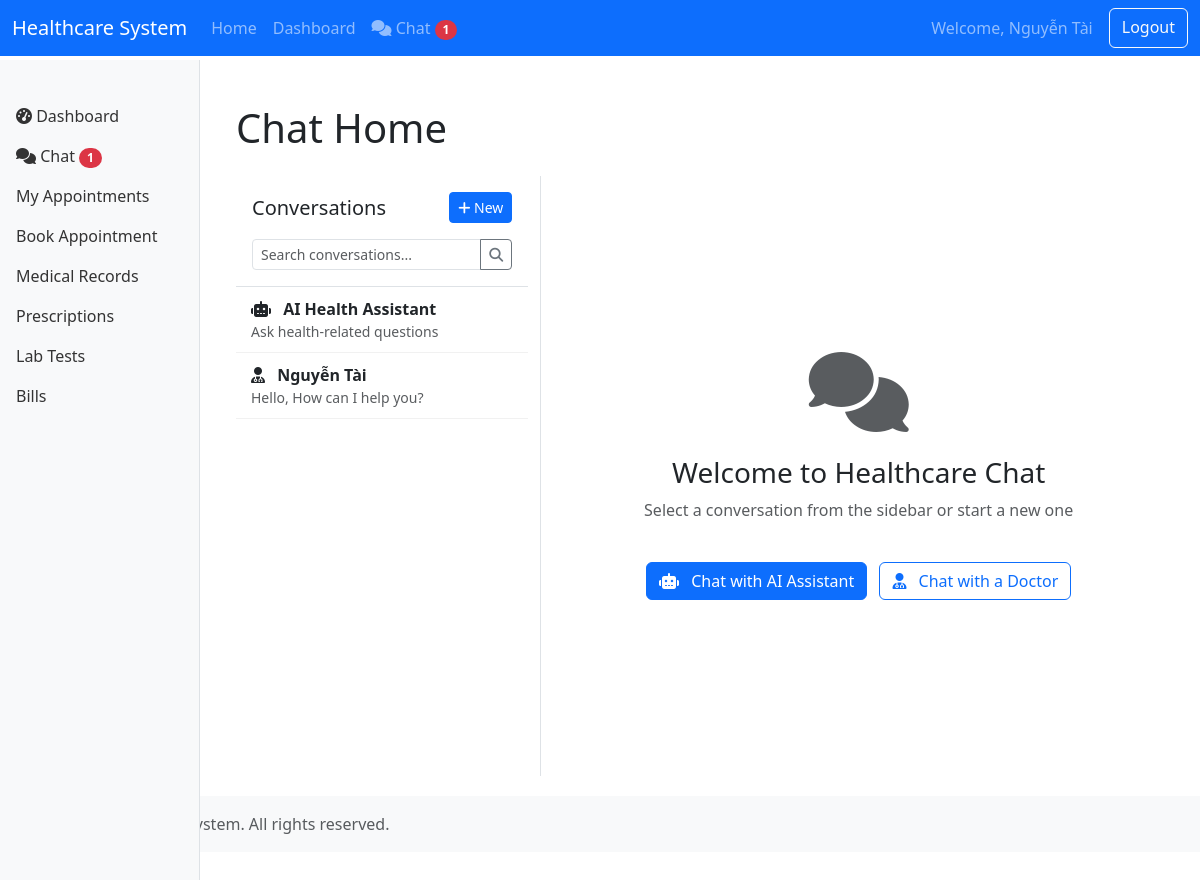
The page /chat/ (signed in) on the database its author committed.
### core/models.py (models this page shows, shortened)
class User(AbstractUser):
    USER_TYPE_CHOICES = (
        ('patient', 'Patient'),
        ('doctor', 'Doctor'),
        ('nurse', 'Nurse'),
        ('admin', 'Administrator'),
        ('pharmacist', 'Pharmacist'),
        ('insurance', 'Insurance Provider'),
        ('lab_tech', 'Lab Technician'),
    )
    user_type = models.CharField(max_length=20, choices=USER_TYPE_CHOICES)
    phone_number = models.CharField(max_length=15, blank=True, null=True)
    address = models.TextField(blank=True, null=True)
    date_of_birth = models.DateField(blank=True, null=True)

### chat/models.py (models this page shows, shortened)
class Conversation(models.Model):
    CONVERSATION_TYPES = (
        ('patient_doctor', 'Patient-Doctor'),
        ('patient_support', 'Patient-Support'),
        ('doctor_support', 'Doctor-Support'),
        ('ai_assistant', 'AI Assistant'),
    )
    title = models.CharField(max_length=100)
    created_at = models.DateTimeField(auto_now_add=True)
    updated_at = models.DateTimeField(auto_now=True)
    conversation_type = models.CharField(max_length=20, choices=CONVERSATION_TYPES)
    is_active = models.BooleanField(default=True)
    initiator = models.ForeignKey(settings.AUTH_USER_MODEL, on_delete=models.CASCADE, related_name='initiated_conversations')
    receiver = models.ForeignKey(settings.AUTH_USER_MODEL, on_delete=models.CASCADE, related_name='received_conversations', null=True, blank=True)
    def get_last_message(self):
        return self.messages.order_by('-timestamp').first()

class Message(models.Model):
    MESSAGE_TYPES = (
        ('text', 'Text'),
        ('image', 'Image'),
        ('file', 'File'),
        ('ai_response', 'AI Response'),
    )
    conversation = models.ForeignKey(Conversation, on_delete=models.CASCADE, related_name='messages')
    sender = models.ForeignKey(settings.AUTH_USER_MODEL, on_delete=models.CASCADE, related_name='sent_messages', null=True, blank=True)
    content = models.TextField()
    timestamp = models.DateTimeField(default=timezone.now)
    is_read = models.BooleanField(default=False)
    message_type = models.CharField(max_length=20, choices=MESSAGE_TYPES, default='text')
    attachment = models.FileField(upload_to='chat_attachments/', null=True, blank=True)
    class Meta:
        ordering = ['timestamp']

### chat/views.py (the view)
# urls.py: path('', views.chat_home, name='home'),
@login_required
def chat_home(request):
    user = request.user
    search_query = request.GET.get('q', '')
    conversations_query = Conversation.objects.filter(
        Q(initiator=user) | Q(receiver=user),
        is_active=True
    )
    if search_query:
        conversations_with_matching_title = conversations_query.filter(title__icontains=search_query)
        conversations_with_matching_messages = conversations_query.filter(
            messages__content__icontains=search_query
        ).distinct()
        conversations = (conversations_with_matching_title | conversations_with_matching_messages).distinct().order_by('-updated_at')
    else:
        conversations = conversations_query.order_by('-updated_at')
    ai_conversation, created = Conversation.objects.get_or_create(
        initiator=user,
        conversation_type='ai_assistant',
        defaults={
            'title': 'AI Health Assistant',
            'is_active': True
        }
    )
    context = {
        'conversations': conversations,
        'ai_conversation': ai_conversation,
        'search_query': search_query
    }
    return render(request, 'chat/home.html', context)

### chat/templates/chat/home.html (shortened to what this page needs)
{% extends 'chat/base_chat.html' %}
{% block chat_title %}Chat Home{% endblock %}
{% block chat_content %}
<div class="col-md-4 chat-sidebar">
    <div class="p-3 border-bottom">
        <div class="d-flex justify-content-between align-items-center mb-3">
            <h5 class="mb-0">Conversations</h5>
            <button class="btn btn-sm btn-primary" data-bs-toggle="modal" data-bs-target="#newConversationModal">
                <i class="fas fa-plus"></i> New
            </button>
        </div>
        <form method="get" action="{% url 'chat:home' %}" class="mt-2">
            <div class="input-group input-group-sm">
                <input type="text" class="form-control" placeholder="Search conversations..." name="q" value="{{ search_query }}">
                <button class="btn btn-outline-secondary" type="submit">
                    <i class="fas fa-search"></i>
                </button>
            </div>
        </form>
    </div>
    <ul class="chat-list">
        <li class="chat-list-item {% if ai_conversation.id == active_conversation.id %}active{% endif %}">
            <a href="{% url 'chat:conversation' ai_conversation.id %}" class="text-decoration-none text-dark d-flex justify-content-between align-items-center">
                <div>
                    <i class="fas fa-robot me-2"></i>
                    <strong>AI Health Assistant</strong>
                    <p class="text-muted mb-0 small">Ask health-related questions</p>
                </div>
            </a>
        </li>
        {% for conversation in conversations %}
            {% if conversation.id != ai_conversation.id %}
            <li class="chat-list-item {% if conversation.id == active_conversation.id %}active{% endif %}">
                <a href="{% url 'chat:conversation' conversation.id %}" class="text-decoration-none text-dark d-flex justify-content-between align-items-center">
                    <div>
                        {% if conversation.conversation_type == 'patient_doctor' %}
                            <i class="fas fa-user-md me-2"></i>
                        {% elif conversation.conversation_type == 'patient_support' or conversation.conversation_type == 'doctor_support' %}
                            <i class="fas fa-headset me-2"></i>
                        {% else %}
                            <i class="fas fa-comments me-2"></i>
                        {% endif %}
                        <strong>
                            {% if conversation.initiator == request.user %}
                                {{ conversation.receiver.get_full_name }}
                            {% else %}
                                {{ conversation.initiator.get_full_name }}
                            {% endif %}
                        </strong>
                        <p class="text-muted mb-0 small">
                            {% with last_message=conversation.get_last_message %}
                                {% if last_message %}
                                    {{ last_message.content|truncatechars:30 }}
                                {% else %}
                                    No messages yet
                                {% endif %}
                            {% endwith %}
                        </p>
                    </div>
                </a>
            </li>
            {% endif %}
        {% endfor %}
    </ul>
</div>
<div class="col-md-8 chat-main">
    <div class="d-flex flex-column justify-content-center align-items-center h-100 text-center">
        <i class="fas fa-comments fa-5x text-muted mb-4"></i>
        <h3>Welcome to Healthcare Chat</h3>
        <p class="text-muted">Select a conversation from the sidebar or start a new one</p>
        <div class="mt-4">
            <a href="{% url 'chat:conversation' ai_conversation.id %}" class="btn btn-primary me-2">
                <i class="fas fa-robot me-2"></i> Chat with AI Assistant
            </a>
            <button class="btn btn-outline-primary" data-bs-toggle="modal" data-bs-target="#newConversationModal">
                <i class="fas fa-user-md me-2"></i> Chat with a Doctor
            </button>
        </div>
    </div>
</div>
{% endblock %}

### core/templates/core/base.html (shortened to what this page needs)
<!DOCTYPE html>
<html lang="en">
<head>
    <link href="https://cdn.jsdelivr.net/npm/bootstrap@5.3.0-alpha1/dist/css/bootstrap.min.css" rel="stylesheet">
    <link rel="stylesheet" href="https://cdnjs.cloudflare.com/ajax/libs/font-awesome/6.4.0/css/all.min.css">
</head>
<body>
    <nav class="navbar navbar-expand-md navbar-dark bg-primary fixed-top">
        <div class="container-fluid">
            <a class="navbar-brand" href="{% url 'core:home' %}">Healthcare System</a>
            <div class="collapse navbar-collapse" id="navbarCollapse">
                <ul class="navbar-nav me-auto mb-2 mb-md-0">
                    <li class="nav-item">
                        <a class="nav-link" href="{% url 'core:home' %}">Home</a>
                    </li>
                    {% if user.is_authenticated %}
                    <li class="nav-item">
                        <a class="nav-link" href="{% url 'core:dashboard' %}">Dashboard</a>
                    </li>
                    <li class="nav-item">
                        <a class="nav-link" href="{% url 'chat:home' %}">
                            <i class="fas fa-comments"></i> Chat
                            <span class="badge bg-danger rounded-pill d-none" id="chatUnreadBadge">0</span>
                        </a>
                    </li>
                    {% endif %}
                </ul>
                <div class="d-flex">
                    {% if user.is_authenticated %}
                    <span class="navbar-text me-3">Welcome, {{ user.get_full_name|default:user.username }}</span>
                    <a href="{% url 'core:logout' %}" class="btn btn-outline-light">Logout</a>
                    {% else %}
                    <a href="{% url 'core:login' %}" class="btn btn-outline-light me-2">Login</a>
                    <a href="{% url 'core:register' %}" class="btn btn-light">Register</a>
                    {% endif %}
                </div>
            </div>
        </div>
    </nav>
    <div class="container-fluid">
        <div class="row">
            {% if user.is_authenticated %}
            <nav id="sidebar" class="col-md-3 col-lg-2 d-md-block sidebar collapse">
                <div class="position-sticky pt-3">
                    <ul class="nav flex-column">
                        {% block sidebar %}
                        <li class="nav-item">
                            <a class="nav-link" href="{% url 'core:dashboard' %}">
                                <i class="fas fa-tachometer-alt"></i> Dashboard
                            </a>
                        </li>
                        <li class="nav-item">
                            <a class="nav-link" href="{% url 'chat:home' %}">
                                <i class="fas fa-comments"></i> Chat
                                <span class="badge bg-danger rounded-pill d-none" id="sidebarChatUnreadBadge">0</span>
                            </a>
                        </li>
                        {% if user.user_type == 'patient' %}
                        <li class="nav-item">
                            <a class="nav-link" href="{% url 'core:patient_appointments' %}">
                                My Appointments
                            </a>
                        </li>
                        <li class="nav-item">
                            <a class="nav-link" href="{% url 'core:book_appointment' %}">
                                Book Appointment
                            </a>
                        </li>
                        <li class="nav-item">
                            <a class="nav-link" href="{% url 'core:patient_medical_records' %}">
                                Medical Records
                            </a>
                        </li>
                        <li class="nav-item">
                            <a class="nav-link" href="{% url 'core:patient_prescriptions' %}">
                                Prescriptions
                            </a>
                        </li>
                        <li class="nav-item">
                            <a class="nav-link" href="{% url 'core:patient_lab_tests' %}">
                                Lab Tests
                            </a>
                        </li>
                        <li class="nav-item">
                            <a class="nav-link" href="{% url 'core:patient_bills' %}">
                                Bills
                            </a>
                        </li>
                        {% elif user.user_type == 'pharmacist' %}
                        <li class="nav-item">
                            <a class="nav-link" href="{% url 'core:pharmacist_prescriptions' %}">
                                Prescriptions
                            </a>
                        </li>
                        {% elif user.user_type == 'lab_tech' %}
                        <li class="nav-item">
                            <a class="nav-link" href="{% url 'core:lab_tests' %}">
                                Lab Tests
                            </a>
                        </li>
                        {% elif user.user_type == 'insurance' %}
                        <li class="nav-item">
                            <a class="nav-link" href="{% url 'core:insurance_claims' %}">
                                Insurance Claims
                            </a>
                        </li>
                        {% endif %}
                        {% endblock %}
                    </ul>
                </div>
            </nav>
            <main class="col-md-9 ms-sm-auto col-lg-10 px-md-4 main-content">
            {% else %}
            <main class="col-12 px-4">
            {% endif %}
                <div class="mt-4">
                    {% block content %}{% endblock %}
                </div>
            </main>
        </div>
    </div>
    <footer class="footer mt-auto py-3 bg-light">
        <div class="container">
            <span class="text-muted">© 2023 Healthcare System. All rights reserved.</span>
        </div>
    </footer>
</body>
</html>

### core/templates/core/base.html (style rules this page uses)
body { padding-top: 60px; padding-bottom: 40px; }
.sidebar { position: fixed; top: 60px; bottom: 0; left: 0; z-index: 100; padding: 20px 0; overflow-x: hidden; overflow-y: auto; background-color: #f8f9fa; border-right: 1px solid #dee2e6; }
.sidebar .nav-link { font-weight: 500; color: #333; }
.main-content { margin-left: 240px; padding: 20px; }

### chat/templates/chat/base_chat.html (style rules this page uses)
.chat-sidebar { border-right: 1px solid #dee2e6; height: 100%; overflow-y: auto; }
.chat-list { list-style: none; padding: 0; }
.chat-list-item { padding: 10px 15px; border-bottom: 1px solid #f1f1f1; cursor: pointer; transition: background-color 0.2s ease; }
.chat-main { display: flex; flex-direction: column; height: 100%; }

### rows shown on the page
User: get_full_name "Nguyễn Tài"
Conversation: conversation_type "patient_doctor" (drawn), receiver.get_full_name "Nguyễn Tài", get_last_message.content "Hello, How can I help you?"
